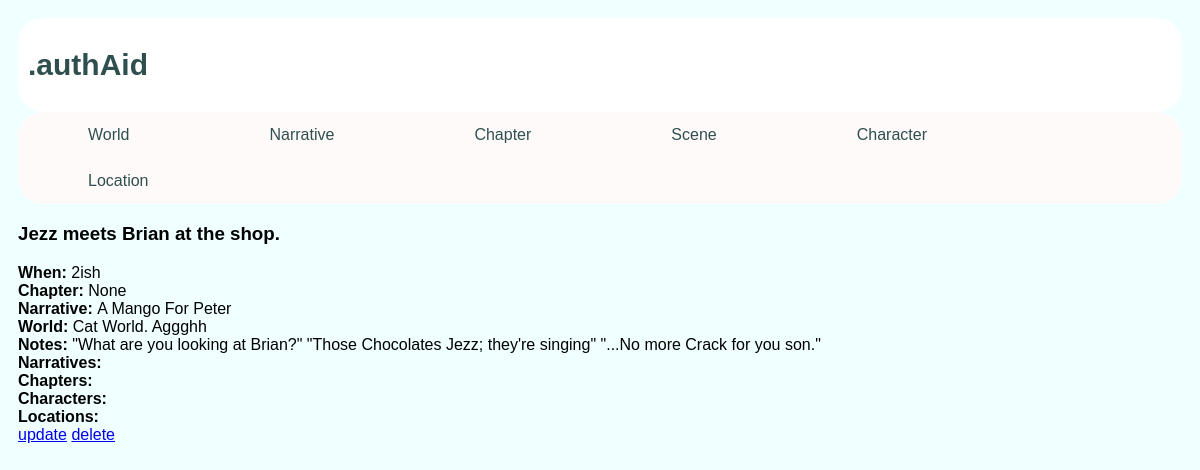
The app's page /author/scene/4/, older data.
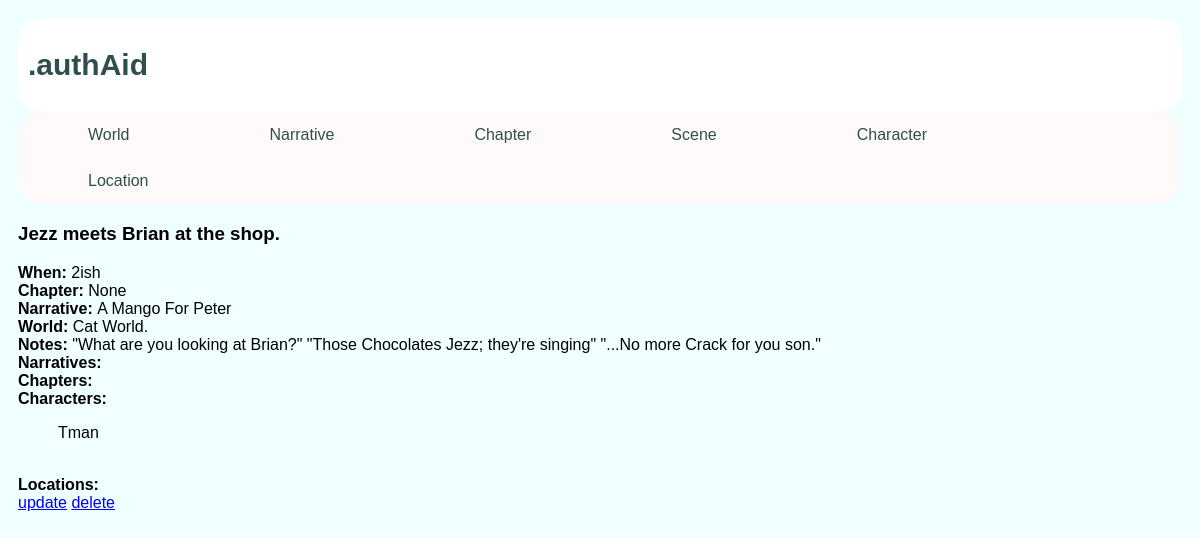
The same page, newer data.
### author/models.py (models this page shows, shortened)
class Scene(models.Model):
    description = models.CharField(max_length=description_length, default='',blank=True)
    notes = notes_all
    time_and_or_date = models.CharField(max_length=100, default='',blank=True)
    chapter = setForeignKeysNullDelete(Chapter)
    ngi = setForeignKeysNullDelete(NarrativeGeneralInfo)
    world = setForeignKeysCascadeDelete(World)
    def characters(self):
        return search_ass(Character,scenes=self)
    def locations(self):
        return search_ass(Location,scenes=self)

class World(models.Model):
    name,description,notes = charFieldsAndNotes()
    def __str__(self):
        return self.name

class NarrativeGeneralInfo(models.Model):
    title,description,notes = charFieldsAndNotes()
    setting = models.CharField(max_length=2000, default='',blank=True)
    genre = models.CharField(max_length=200, default='',blank=True)
    world = setForeignKeysCascadeDelete(World)
    def __str__(self):
        return self.title

class Character(models.Model):
    name,description,notes = charFieldsAndNotes()
    surname = models.CharField(max_length=name_length, default='',blank=True)
    age = models.IntegerField(default=0)
    gender = models.CharField(max_length=30, default='',blank=True)
    motive = models.CharField(max_length=50, default='',blank=True)
    world = setForeignKeysNullDelete(World)
    scenes = models.ManyToManyField(Scene,blank=True)
    chapters = models.ManyToManyField(Chapter,blank=True)
    ngi = models.ManyToManyField(NarrativeGeneralInfo,blank=True)
    acquaintances = models.ManyToManyField('self',related_name='persons_known',blank=True)
    def __str__(self):
        return  self.name

### author/views.py (the view)
# urls.py: path('scene/<int:pk>/',views.SceneDetailView.as_view(),name='scene_detail'),
class SceneDetailView(DetailView):
    model, template_name = getModelTemplate(Scene, 'scene_detail')

### author/models.py (called while the page is built)
def search_ass(Target, **kwargs):
    return Target.objects.filter(**kwargs)

### author/templates/author/scene_detail.html (shortened to what this page needs)
<!DOCTYPE html>
<html lang="en">
<head>
</head>
<body>
{% extends "author/base.html" %}
{%block content%}
<h3>{{scene.description}}</h3>
        <b>When: </b>{{scene.time_and_or_date}}<br>
        <b>Chapter: </b>{{scene.chapter}}<br>
        <b>Narrative: </b>{{scene.ngi}}<br>
        <b>World: </b>{{scene.world }}<br>
        <b>Notes: </b>{{scene.notes}}<br>
        <b>Narratives: </b>
            <br>
            <b>Chapters:</b>
<br>
            <b>Characters:</b> {%for character in scene.characters.all%}
                                <ol>{{character}}</ol>
                            {%endfor%}
<br>
            <b>Locations:</b>
<br>
<a href="{% url 'author:scene_update' pk=scene.pk %}">update</a>
<a href="{% url 'author:scene_delete' pk=scene.pk %}">delete</a>
{%endblock%}

Row changes from the older to the newer data that the page shows:
changed through a linked row, Scene "Jezz meets Brian at the shop.": world "Cat World. Aggghh" → "Cat World."
added Character: name "Tman"
